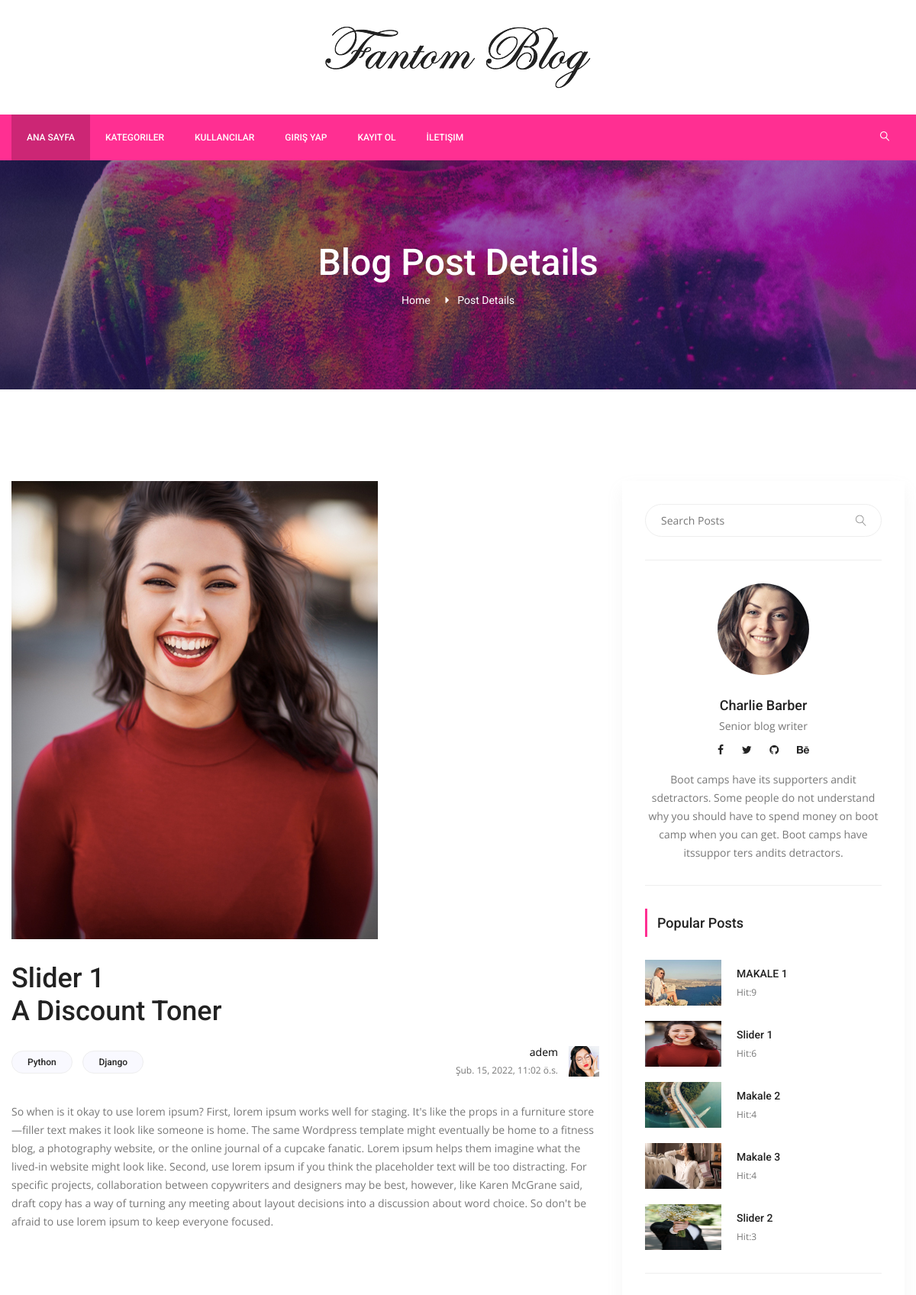
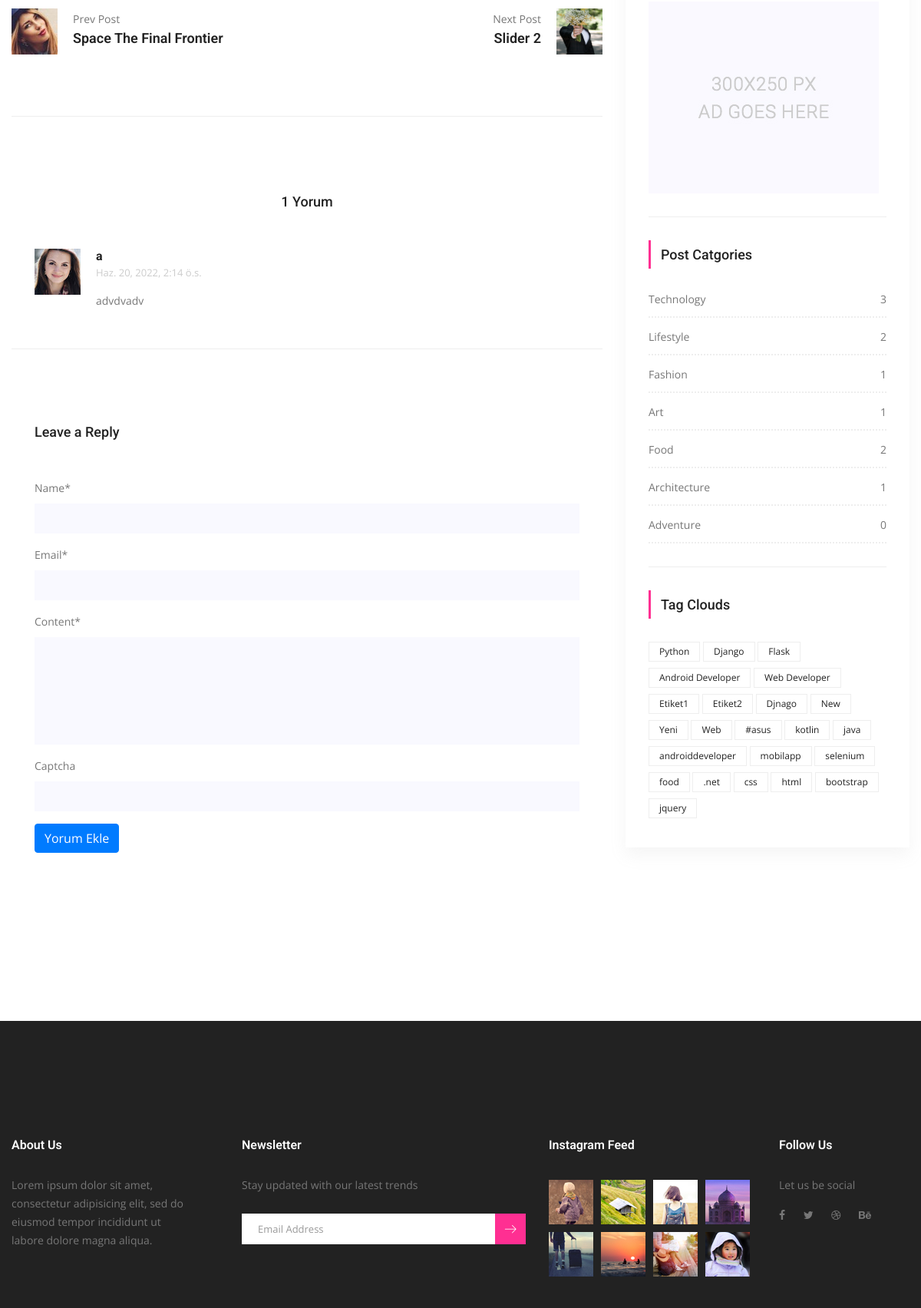
/detail/31/slider-1 (upper part), run on the app's committed database (2 pictures, top to bottom).
### posts/models.py (models this page shows, shortened)
class Post(models.Model):
    title = models.CharField(max_length=150)
    content = models.TextField()
    publishing_date = models.DateTimeField(auto_now_add=True)
    image = models.ImageField(blank=True,null=True,upload_to='uploads/',default='uploads/blog-3.jpg')
    user = models.ForeignKey(settings.AUTH_USER_MODEL,on_delete=models.CASCADE,default=1)
    slug = models.SlugField(default="slug",editable=False)
    category = models.ForeignKey(Category,on_delete=models.CASCADE,default=1,related_name="posts")
    tag = models.ManyToManyField(Tag,related_name="posts",blank=True)
    slider_post = models.BooleanField(default=False)
    hit = models.PositiveIntegerField(default=0)
    def tags(self):
        return self.tag.all()
    def comment_count(self):
        return self.comments.all().count()

class Tag(models.Model):
    title = models.CharField(max_length=50)
    slug = models.SlugField(editable=False)
    def __str__(self):
        return self.title

class Comment(models.Model):
    post = models.ForeignKey(Post,on_delete=models.CASCADE,related_name="comments")
    name = models.CharField(max_length=100)
    email = models.EmailField(max_length=100)
    content = models.TextField()
    publishing_date = models.DateTimeField(auto_now_add=True)

class Category(models.Model):
    title = models.CharField(max_length=250)
    slug = models.SlugField(default="slug",editable=False)
    def post_count(self):
        return self.posts.all().count()

### posts/views.py (the view, shortened to what this page needs)
# urls.py: path('detail/<int:pk>/<slug:slug>',PostView.as_view(),name='detail'),
class PostView(DetailView,FormMixin):
    template_name = 'posts/detail.html'
    model = Post
    context_object_name = 'single'
    form_class =  CreateCommentForm
    def get(self,request,*args,**kwargs):
        self.hit = Post.objects.filter(id=self.kwargs['pk']).update(hit=F('hit')+1)
        return super(PostView, self).get(request,*args,**kwargs)
    def get_context_data(self, **kwargs):
        context = super(PostView, self).get_context_data(**kwargs)
        context['previous'] = Post.objects.filter(id__lt=self.kwargs['pk']).order_by('-pk').first()
        context['next'] = Post.objects.filter(id__gt=self.kwargs['pk']).order_by('pk').first()
        context['form'] = self.get_form()
        return context

### posts/forms.py
class CreateCommentForm(forms.ModelForm):
    captcha  = ReCaptchaField()
    def __init__(self,*args,**kwargs):
        super(CreateCommentForm, self).__init__(*args,**kwargs)
        self.helper = FormHelper()
        self.helper.form_method = "post"
        self.helper.layout = Layout(
            Field("name",css_class="form-control"),
            Field("email",css_class="form-control"),
            Field("content",css_class="form-control mb-10"),
            Field("captcha")
        )
        self.helper.add_input(Submit('submit','Yorum Ekle',css_class="primary-btn submit-btn"))
    class Meta:
        model = Comment
        fields = [
            'name',
            'email',
            'content'
        ]

### posts/templatetags/custom_tags.py (called while the page is built)
@register.simple_tag(name='categories')
def all_categories():
    return Category.objects.all()

@register.simple_tag(name='tags')
def all_tags():
    return Tag.objects.all()

@register.simple_tag(name='hit_posts')
def hit_posts():
    return Post.objects.order_by('-hit')[:5]

### templates/posts/detail.html (shortened to what this page needs)
{% extends 'base.html' %}
{% load static %}
{% load crispy_forms_tags %}
{% block content %}
        <section class="banner_area">
            <div class="banner_inner d-flex align-items-center">
            	<div class="overlay bg-parallax" data-stellar-ratio="0.9" data-stellar-vertical-offset="0" data-background=""></div>
				<div class="container">
					<div class="banner_content text-center">
						<h2>Blog Post Details</h2>
						<div class="page_link">
							<a href="index.html">Home</a>
							<a href="single-blog.html">Post Details</a>
						</div>
					</div>
				</div>
            </div>
        </section>
        <section class="blog_area p_120 single-post-area">
            <div class="container">
                <div class="row">
                    <div class="col-lg-8">
       					<div class="main_blog_details">
       						<img class="img-fluid" src="{{ single.image.url }}" alt="">
       						<a href="#"><h4>{{ single.title }}<br /> A Discount Toner</h4></a>
       						<div class="user_details">
       							<div class="float-left">
                                    {% for tag in single.tags %}
       								    <a href="{% url 'tag_detail' pk=tag.id slug=tag.slug %}">{{ tag }}</a>
       						        {% endfor %}
       							</div>
       							<div class="float-right">
       								<div class="media">
       									<div class="media-body">
       										<a style="color:black" href="{% url 'users:user_posts' pk=single.user.pk %}">{{ single.user }}</a>
       										<p>{{ single.publishing_date }}</p>
       									</div>
       									<div class="d-flex">
       										<img src="{% static "img/blog/user-img.jpg" %}" alt="">
       									</div>
       								</div>
       							</div>
       						</div>
							<p>{{ single.content }}</p>
       					</div>
       					<div class="navigation-area">
                            <div class="row">
                                {% if previous %}
                                <div class="col-lg-6 col-md-6 col-12 nav-left flex-row d-flex justify-content-start align-items-center">
                                    <div class="thumb">
                                        <a href="{% url 'detail' previous.pk previous.slug %}"><img class="img-fluid" src="{{ previous.image.url }}" alt="" style="height: 60px;width: 60px"></a>
                                    </div>
                                    <div class="arrow">
                                        <a href="{% url 'detail' previous.pk previous.pk %}"><span class="lnr text-white lnr-arrow-left"></span></a>
                                    </div>
                                    <div class="detials">
                                        <p>Prev Post</p>
                                        <a href="{% url 'detail' previous.pk previous.slug %}"><h4>{{ previous.title }}</h4></a>
                                    </div>
                                </div>
                                {% else %}
                                <div class="col-lg-6 col-md-6 col-12 nav-left flex-row d-flex justify-content-start align-items-center">
                                    <div class="thumb">
                                        <a href="#"><img class="img-fluid" src="{% static "img/blog/prev.jpg" %}" alt=""></a>
                                    </div>
                                    <div class="arrow">
                                        <a href="#"></a>
                                    </div>
                                    <div class="detials">
                                        <p>Prev Post</p>
                                        <a href="#"><h4>Space The Final Frontier</h4></a>
                                    </div>
                                </div>
                                {% endif %}
                                {% if next %}
                                <div class="col-lg-6 col-md-6 col-12 nav-right flex-row d-flex justify-content-end align-items-center">
                                    <div class="detials">
                                        <p>Next Post</p>
                                        <a href="{% url 'detail' next.pk next.slug %}"><h4>{{ next.title }}</h4></a>
                                    </div>
                                    <div class="arrow">
                                        <a href="{% url 'detail' next.pk next.slug %}"></a>
                                    </div>
                                    <div class="thumb">
                                        <a href="{% url 'detail' next.pk next.slug %}"><img class="img-fluid" src="{{ next.image.url }}" alt="" style="width: 60px;height: 60px;"></a>
                                    </div>
                                </div>
                                {% endif %}
                            </div>
                        </div>
                        <div class="comments-area">
                            <h4>{{ single.comment_count }} Yorum</h4>
                            {% for comment in single.comments.all %}
                            <div class="comment-list">
                                <div class="single-comment justify-content-between d-flex">
                                    <div class="user justify-content-between d-flex">
                                        <div class="thumb">
                                            <img src="{% static "img/blog/c1.jpg" %}" alt="">
                                        </div>
                                        <div class="desc">
                                            <h5><a href="#">{{ comment.name }}</a></h5>
                                            <p class="date">{{ comment.publishing_date }}</p>
                                            <p class="comment">
                                                {{ comment.content }}
                                            </p>
                                        </div>
                                    </div>
                                </div>
                            </div>
                            {% endfor %}
                        </div>
                        <div class="comment-form">
                            <h4>Leave a Reply</h4>
                            {%  crispy form %}
                        </div>
        			</div>
                    {% include 'right_side.html' %}
                </div>
            </div>
        </section>
{% endblock %}

### templates/right_side.html
{% load static %}
{% load custom_tags %}
<div class="col-lg-4">
                        <div class="blog_right_sidebar">
                            <aside class="single_sidebar_widget search_widget">
                                <form action="{% url 'search' %}" method="get">
                                    <div class="input-group">
                                            <input type="text" class="form-control" placeholder="Search Posts" name="q">
                                            <span class="input-group-btn">
                                                <button class="btn btn-default" type="button"><i class="lnr lnr-magnifier"></i></button>
                                            </span>
                                    </div>
                                </form>
                                <div class="br"></div>
                            </aside>
                            <aside class="single_sidebar_widget author_widget">
                                <img class="author_img rounded-circle" src="{% static "img/blog/author.png" %}" alt="">
                                <h4>Charlie Barber</h4>
                                <p>Senior blog writer</p>
                                <div class="social_icon">
                                    <a href="#"><i class="fa fa-facebook"></i></a>
                                    <a href="#"><i class="fa fa-twitter"></i></a>
                                    <a href="#"><i class="fa fa-github"></i></a>
                                    <a href="#"><i class="fa fa-behance"></i></a>
                                </div>
                                <p>Boot camps have its supporters andit sdetractors. Some people do not understand why you should have to spend money on boot camp when you can get. Boot camps have itssuppor ters andits detractors.</p>
                                <div class="br"></div>
                            </aside>
                            <aside class="single_sidebar_widget popular_post_widget">
                                <h3 class="widget_title">Popular Posts</h3>
                                {% hit_posts as posts %}
                                {% for post in posts %}
                                <div class="media post_item">
                                    <img src="{{ post.image.url }}" href="{% url 'detail' pk=post.pk slug=post.slug %}" style="height: 60px;width:100px">
                                    <div class="media-body">
                                        <a href="{% url 'detail' pk=post.pk slug=post.slug %}"><h3>{{ post.title }}</h3></a>
                                        <p>Hit:{{ post.hit }}</p>
                                    </div>
                                </div>
                                {% endfor %}
                                <div class="br"></div>
                            </aside>
                            <aside class="single_sidebar_widget">
                                <a href="#"><img class="img-fluid" src="{% static "img/blog/add.jpg" %}" alt=""></a>
                                <div class="br"></div>
                            </aside>
                            <aside class="single_sidebar_widget post_category_widget">
                                <h4 class="widget_title">Post Catgories</h4>
                                <ul class="list cat-list">
                                {% categories as categories %}
                                {% for category in categories %}
                                    <li>
                                        <a href="{% url 'category_detail' pk=category.id slug=category.slug %}" class="d-flex justify-content-between">
                                            <p>{{ category.title }}</p>
                                            <p>{{ category.post_count }}</p>
                                        </a>
                                    </li>
                                {% endfor %}
                                </ul>
                                <div class="br"></div>
                            </aside>
                            <aside class="single-sidebar-widget tag_cloud_widget">
                                <h4 class="widget_title">Tag Clouds</h4>
                                <ul class="list">
                                    {% tags as tags %}
                                    {% for tag in tags %}
                                        <li><a href="{% url 'tag_detail' pk=tag.id slug=tag.slug %}">{{ tag.title }}</a></li>
                                    {% endfor %}
                                </ul>
                            </aside>
                        </div>
</div>

### data on the page
Post: image (picture), title "Slider 1", user "adem", publishing_date "Şub. 15, 2022, 11:02 ö.s.", content "So when is it okay to use lorem ipsum? First, lorem ipsum works well for staging. It's like the props in a furniture store—filler text makes it look like someone is home. The same Wordpress template might eventually be home to a fitness blog, a photography website, or the online journal of a cupcake fanatic. Lorem ipsum helps them imagine what the lived-in website might look like. Second, use lorem ipsum if you think the placeholder text will be too distracting. For specific projects, collaboration between copywriters and designers may be best, however, like Karen McGrane said, draft copy has a way of turning any meeting about layout decisions into a discussion about word choice. So don't…", comment_count "1", hit "6"
Tag: title "Python"
Tag: title "Django"
Post: title "Slider 2", image (picture), hit "3"
Comment: name "a", publishing_date "Haz. 20, 2022, 2:14 ö.s.", content "advdvadv"
Post: image (picture), title "MAKALE 1", hit "9"
Post: image (picture), title "Makale 2", hit "4"
Post: image (picture), title "Makale 3", hit "4"
Category: title "Technology", post_count "3"
Category: title "Lifestyle", post_count "2"
Category: title "Fashion", post_count "1"
Category: title "Art", post_count "1"
Category: title "Food", post_count "2"
Category: title "Architecture", post_count "1"
Category: title "Adventure", post_count "0"
Tag: title "Flask"
Tag: title "Android Developer"
Tag: title "Web Developer"
Tag: title "Etiket1"
Tag: title "Etiket2"
Tag: title "Djnago"
Tag: title "New"
Tag: title "Yeni"
Tag: title "Web"
Tag: title "#asus"
Tag: title "kotlin"
Tag: title "java"
Tag: title "androiddeveloper"
Tag: title "mobilapp"
Tag: title "selenium"
Tag: title "food"
Tag: title ".net"
Tag: title "css"
Tag: title "html"
Tag: title "bootstrap"
Tag: title "jquery"
